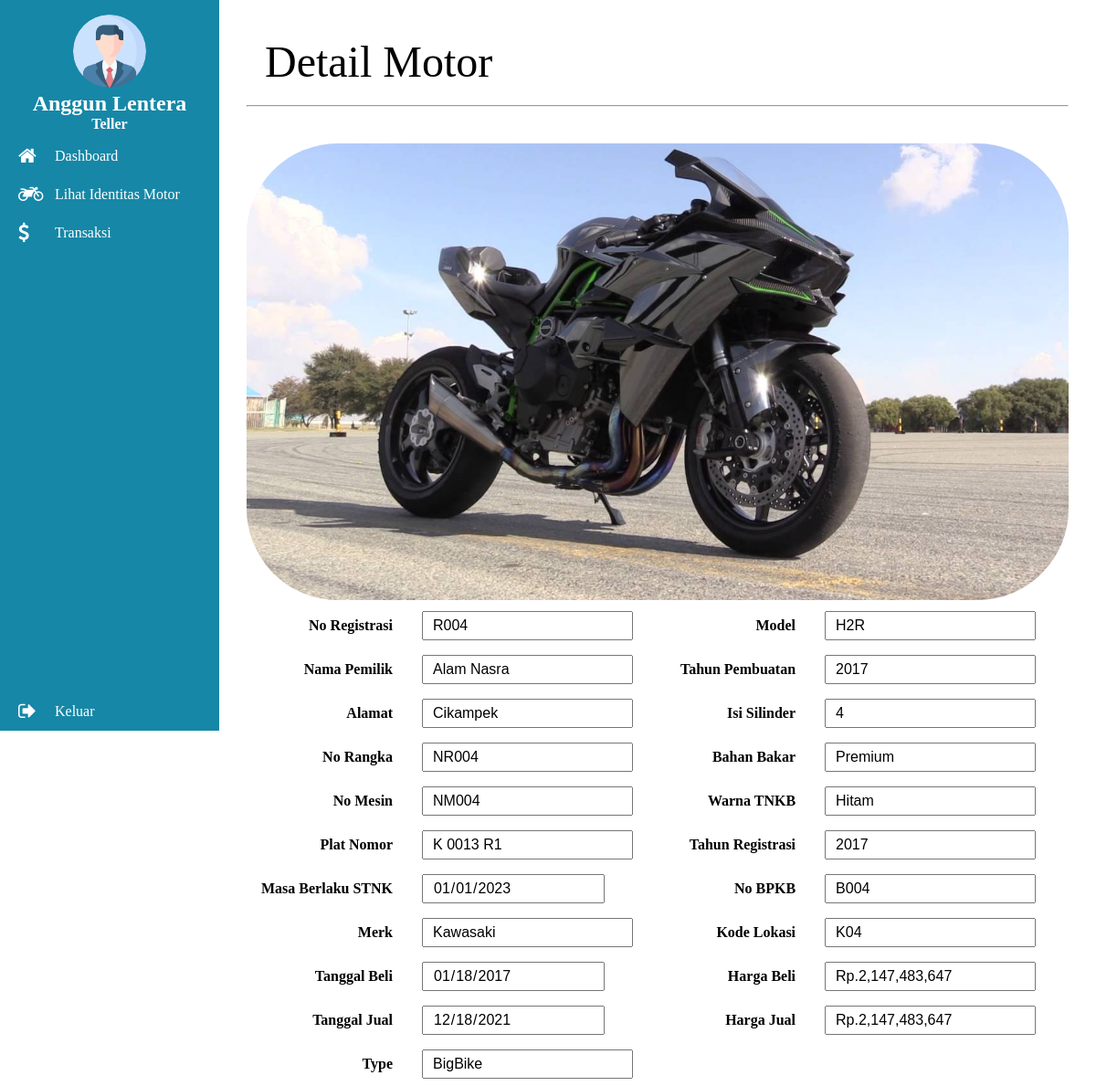
The app's page /teller/detail-motor.php?id_motor=29 (signed in) with its own data.
### tables this page shows
CREATE TABLE `identitas_motor` (
  `id_motor` int(10) NOT NULL,
  `NoRegistrasi` varchar(10) NOT NULL,
  `NamaPemilik` varchar(30) NOT NULL,
  `Alamat` varchar(50) NOT NULL,
  `NoRangka` varchar(17) NOT NULL,
  `NoMesin` varchar(12) NOT NULL,
  `PlatNO` varchar(10) NOT NULL,
  `Merk` varchar(20) NOT NULL,
  `Type_Motor` varchar(20) NOT NULL,
  `Model` varchar(20) NOT NULL,
  `TahunPembuatan` year(4) NOT NULL,
  `IsiSilinder` varchar(10) NOT NULL,
  `BahanBakar` varchar(20) NOT NULL,
  `WarnaTNKB` varchar(10) NOT NULL,
  `TahunRegistrasi` year(4) NOT NULL,
  `NoBPKB` varchar(15) NOT NULL,
  `KodeLokasi` varchar(10) NOT NULL,
  `masaberlakuSTNK` date NOT NULL,
  `gambar_motor` varchar(255) NOT NULL,
  `tgl_beli` date NOT NULL,
  `harga_beli` int(255) NOT NULL,
  `tgl_jual` date NOT NULL,
  `harga_jual` int(255) NOT NULL
);

### teller/detail-motor.php (the view, shortened to what this page needs)
<?php
include '../koneksi.php';
$id_motor = $_GET['id_motor'];
$sql = mysqli_query($koneksi, "SELECT * FROM identitas_motor WHERE id_motor='$id_motor'");
$r = mysqli_fetch_array($sql);
?>
<!DOCTYPE html>
<html>
<head>
    <link rel="stylesheet" type="text/css" href="../style.css">
    <link rel="stylesheet" type="text/css" href="../font-awesome/css/font-awesome.min.css">
</head>
<body>
    <main class="content">
        <?php include 'menu-content.php'; ?>
        <section class="views">
            <div class="welcome">
                <h1>Detail Motor</h1>
                <hr />
            </div>
            <div class="view-table">
                <div class="table">
                    <form class="form-input" method="POST" enctype="multipart/form-data">
                        <table class="table-input">
                            <tr>
                                <div class="text-center mb-3">
                                    <img src="../gambarMotor/<?php echo $r['gambar_motor'] ?>" style="height: 500px;">
                                </div>
                                <td class="nama-data">
                                    <label for="">No Registrasi</label>
                                </td>
                                <td>
                                    <input type="text" value="<?php echo $r['NoRegistrasi'] ?>"class="input-data" readonly>
                                </td>
                                <td class="nama-data">
                                    <label for="">Model</label>
                                </td>
                                <td>
                                    <input type="text" name="Model" value="<?php echo $r['Model'] ?>" class="input-data" readonly>
                                </td>
                            </tr>
                            <tr>
                                <td class="nama-data">
                                    <label for="">Nama Pemilik</label>
                                </td>
                                <td>
                                    <input type="text" name="NamaPemilik" value="<?php echo $r['NamaPemilik'] ?>" class="input-data" readonly autofocus>
                                </td>
                                <td class="nama-data">
                                    <label for="">Tahun Pembuatan</label>
                                </td>
                                <td>
                                    <input type="number" name="TahunPembuatan" value="<?php echo $r['TahunPembuatan'] ?>" class="input-data" readonly>
                                </td>
                            </tr>
                            <tr>
                                <td class="nama-data">
                                    <label for="">Alamat</label>
                                </td>
                                <td>
                                    <input type="text" name="Alamat" value="<?php echo $r['Alamat'] ?>" class="input-data" readonly>
                                </td>
                                <td class="nama-data">
                                    <label for="">Isi Silinder</label>
                                </td>
                                <td>
                                    <input type="text" name="NoRangka" value="<?php echo $r['IsiSilinder'] ?>" class="input-data" readonly>
                                </td>
                            </tr>
                            <tr>
                                <td class="nama-data">
                                    <label for="">No Rangka</label>
                                </td>
                                <td>
                                    <input type="text" name="NoRangka" value="<?php echo $r['NoRangka'] ?>" class="input-data" readonly>
                                </td>
                                <td class="nama-data">
                                    <label for="">Bahan Bakar</label>
                                </td>
                                <td>
                                 <input type="text" name="NoRangka" value="<?php echo $r['BahanBakar'] ?>" class="input-data" readonly>
                                </td>
                            </tr>
                            <tr>
                                <td class="nama-data">
                                    <label for="">No Mesin</label>
                                </td>
                                <td>
                                    <input type="text" name="NoMesin" value="<?php echo $r['NoMesin'] ?>" class="input-data" readonly>
                                </td>
                                <td class="nama-data">
                                    <label for="">Warna TNKB</label>
                                </td>
                                <td>
                                    <input type="text" name="WarnaTNKB" value="<?php echo $r['WarnaTNKB'] ?>" class="input-data" readonly>
                                </td>
                            </tr>
                            <tr>
                                <td class="nama-data">
                                    <label for="">Plat Nomor</label>
                                </td>
                                <td>
                                    <input type="text" name="PlatNO" value="<?php echo $r['PlatNO'] ?>" class="input-data" readonly>
                                </td>
                                <td class="nama-data">
                                    <label for="">Tahun Registrasi</label>
                                </td>
                                <td>
                                    <input type="number" name="TahunRegistrasi" value="<?php echo $r['TahunRegistrasi'] ?>" class="input-data" readonly>
                                </td>
                            </tr>
                            <tr>
                                <td class="nama-data">
                                    <label for="">Masa Berlaku STNK</label>
                                </td>
                                <td>
                                    <input type="date" name="masaberlakuSTNK" value="<?php echo $r['masaberlakuSTNK'] ?>"class="input-data" readonly>
                                </td>
                                <td class="nama-data">
                                    <label for="">No BPKB</label>
                                </td>
                                <td>
                                    <input type="text" name="NoBPKB" value="<?php echo $r['NoBPKB'] ?>" class="input-data" readonly>
                                </td>
                            </tr>
                            <tr>
                                <td class="nama-data">
                                    <label for="">Merk</label>
                                </td>
                                <td>
                                    <input type="text" name="Merk" value=<?php echo "$r[Merk]" ?> class="input-data" readonly>
                                </td>
                                <td class="nama-data">
                                    <label for="">Kode Lokasi</label>
                                </td>
                                <td>
                                    <input type="text" name="KodeLokasi" value=<?php echo "$r[KodeLokasi]" ?> class="input-data" readonly>
                                </td>
                            </tr>
                            <tr>
                                <td class="nama-data">
                                    <label for="">Tanggal Beli</label>
                                </td>
                                <td>
                                    <input type="date" name="tgl_beli" value=<?php echo "$r[tgl_beli]" ?> class="input-data" readonly>
                                </td>
                                <td class="nama-data">
                                    <label for="">Harga Beli</label>
                                </td>
                                <td>
                                    <input type="text" value=Rp.<?php echo number_format($r['harga_beli']) ?> class="input-data" readonly>
                                </td>
                            </tr>
                            <tr>
                                <td class="nama-data">
                                    <label for="">Tanggal Jual</label>
                                </td>
                                <td>
                                    <input type="date" name="tgl_jual" value=<?php echo "$r[tgl_jual]" ?> class="input-data" readonly>
                                </td>
                                <td class="nama-data">
                                    <label for="">Harga Jual</label>
                                </td>
                                <td>
                                    <input type="text" value=Rp.<?php echo number_format($r['harga_jual']) ?> class="input-data" readonly>
                                </td>
                            </tr>
                            <tr>
                                <td class="nama-data">
                                    <label for="">Type</label>
                                </td>
                                <td>
                                    <input type="text" name="Type_Motor" value=<?php echo "$r[Type_Motor]" ?> class="input-data" readonly>
                                </td>
                            </tr>
                        </table>
                    </form>
                </div>
            </div>
        </section>
    </main>
</body>
</html>

### style.css (style rules this page uses)
* { margin: 0; padding: 0; font-family: "corbel"; }
h1 { font-size: 3em; margin: 0 20px 20px 20px; font-weight: normal; }
.content { display: flex; justify-content: space-between; flex-flow: row; }
img { width: 100%; border-radius: 100px; }
.input-data { min-width: 200px; height: 32px; padding: 0 10px; box-sizing: border-box; white-space: nowrap; font-size: 1em; font-family: sans-serif; }
.table-input { width: 100%; border: none; }
.nama-data { width: 100px; text-align: right; font-weight: bold; border: 0; white-space: nowrap; }
.table { overflow: auto; overflow-y: auto; }
.form-input { display: flex; justify-content: center; flex-flow: column; }
table { border-spacing: 0; border: solid 1px #276678; border-radius: 5px; }
td { padding: 8px 16px; }
.views { display: flex; flex-flow: column; flex-basis: 80%; overflow: auto; box-sizing: border-box; padding: 0 30px; }
.welcome { padding: 40px 0; }

### records on screen
identitas_motor: gambar_motor (picture), NoRegistrasi "R004", Model "H2R", NamaPemilik "Alam Nasra", TahunPembuatan "2017", Alamat "Cikampek", NoRangka "4", NoRangka "NR004", NoRangka "Premium", NoMesin "NM004", WarnaTNKB "Hitam", PlatNO "K 0013 R1", TahunRegistrasi "2017", masaberlakuSTNK "01/01/2023", NoBPKB "B004", Merk "Kawasaki", KodeLokasi "K04", tgl_beli "01/18/2017", harga_beli "Rp.2,147,483,647", tgl_jual "12/18/2021", harga_jual "Rp.2,147,483,647", Type_Motor "BigBike"

### other values on screen
$_SESSION['nama'] "Anggun Lentera"
$_SESSION['hak_akses'] "Teller"
